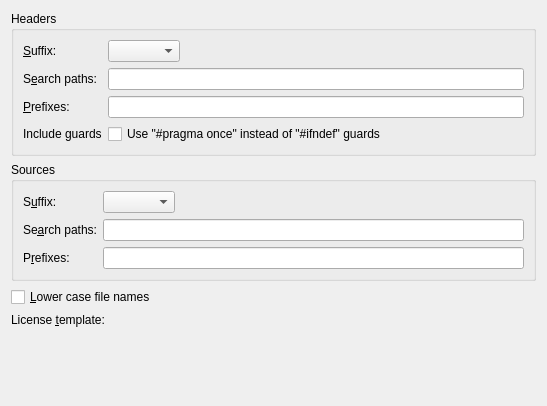
<?xml version="1.0" encoding="UTF-8"?>
<ui version="4.0">
 <class>CppEditor::Internal::CppFileSettingsPage</class>
 <widget class="QWidget" name="CppEditor::Internal::CppFileSettingsPage">
  <property name="geometry">
   <rect>
    <x>0</x>
    <y>0</y>
    <width>547</width>
    <height>406</height>
   </rect>
  </property>
  <layout class="QVBoxLayout" name="verticalLayout">
   <item>
    <widget class="QGroupBox" name="headersGroupBox">
     <property name="sizePolicy">
      <sizepolicy hsizetype="Preferred" vsizetype="Fixed">
       <horstretch>0</horstretch>
       <verstretch>0</verstretch>
      </sizepolicy>
     </property>
     <property name="title">
      <string>Headers</string>
     </property>
     <layout class="QFormLayout" name="formLayout_2">
      <property name="fieldGrowthPolicy">
       <enum>QFormLayout::ExpandingFieldsGrow</enum>
      </property>
      <item row="2" column="0">
       <widget class="QLabel" name="headerSuffixLabel">
        <property name="text">
         <string>&amp;Suffix:</string>
        </property>
        <property name="buddy">
         <cstring>headerSuffixComboBox</cstring>
        </property>
       </widget>
      </item>
      <item row="2" column="1">
       <widget class="QComboBox" name="headerSuffixComboBox">
        <property name="sizePolicy">
         <sizepolicy hsizetype="Fixed" vsizetype="Fixed">
          <horstretch>0</horstretch>
          <verstretch>0</verstretch>
         </sizepolicy>
        </property>
       </widget>
      </item>
      <item row="3" column="0">
       <widget class="QLabel" name="headerSearchPathsLabel">
        <property name="text">
         <string>S&amp;earch paths:</string>
        </property>
        <property name="buddy">
         <cstring>headerSearchPathsEdit</cstring>
        </property>
       </widget>
      </item>
      <item row="3" column="1">
       <widget class="QLineEdit" name="headerSearchPathsEdit">
        <property name="toolTip">
         <string>Comma-separated list of header paths.

Paths can be absolute or relative to the directory of the current open document.

These paths are used in addition to current directory on Switch Header/Source.</string>
        </property>
       </widget>
      </item>
      <item row="5" column="0">
       <widget class="QLabel" name="headerPrefixesLabel">
        <property name="text">
         <string>&amp;Prefixes:</string>
        </property>
        <property name="buddy">
         <cstring>headerSearchPathsEdit</cstring>
        </property>
       </widget>
      </item>
      <item row="5" column="1">
       <widget class="QLineEdit" name="headerPrefixesEdit">
        <property name="toolTip">
         <string>Comma-separated list of header prefixes.

These prefixes are used in addition to current file name on Switch Header/Source.</string>
        </property>
       </widget>
      </item>
      <item row="7" column="0">
       <widget class="QLabel" name="headerPragmaOnceLabel">
        <property name="toolTip">
         <string/>
        </property>
        <property name="text">
         <string>Include guards</string>
        </property>
       </widget>
      </item>
      <item row="7" column="1">
       <widget class="QCheckBox" name="headerPragmaOnceCheckBox">
        <property name="toolTip">
         <string>Uses &quot;#pragma once&quot; instead of &quot;#ifndef&quot; include guards.</string>
        </property>
        <property name="text">
         <string>Use &quot;#pragma once&quot; instead of &quot;#ifndef&quot; guards</string>
        </property>
       </widget>
      </item>
     </layout>
    </widget>
   </item>
   <item>
    <widget class="QGroupBox" name="sourcesGroupBox">
     <property name="sizePolicy">
      <sizepolicy hsizetype="Preferred" vsizetype="Fixed">
       <horstretch>0</horstretch>
       <verstretch>0</verstretch>
      </sizepolicy>
     </property>
     <property name="title">
      <string>Sources</string>
     </property>
     <layout class="QFormLayout" name="formLayout_3">
      <property name="fieldGrowthPolicy">
       <enum>QFormLayout::ExpandingFieldsGrow</enum>
      </property>
      <item row="3" column="0">
       <widget class="QLabel" name="sourceSuffixLabel">
        <property name="text">
         <string>S&amp;uffix:</string>
        </property>
        <property name="buddy">
         <cstring>sourceSuffixComboBox</cstring>
        </property>
       </widget>
      </item>
      <item row="3" column="1">
       <widget class="QComboBox" name="sourceSuffixComboBox">
        <property name="sizePolicy">
         <sizepolicy hsizetype="Fixed" vsizetype="Fixed">
          <horstretch>0</horstretch>
          <verstretch>0</verstretch>
         </sizepolicy>
        </property>
       </widget>
      </item>
      <item row="4" column="0">
       <widget class="QLabel" name="sourceSearchPathsLabel">
        <property name="text">
         <string>Se&amp;arch paths:</string>
        </property>
        <property name="buddy">
         <cstring>sourceSearchPathsEdit</cstring>
        </property>
       </widget>
      </item>
      <item row="4" column="1">
       <widget class="QLineEdit" name="sourceSearchPathsEdit">
        <property name="toolTip">
         <string>Comma-separated list of source paths.

Paths can be absolute or relative to the directory of the current open document.

These paths are used in addition to current directory on Switch Header/Source.</string>
        </property>
       </widget>
      </item>
      <item row="5" column="0">
       <widget class="QLabel" name="sourcePrefixesLabel">
        <property name="text">
         <string>P&amp;refixes:</string>
        </property>
        <property name="buddy">
         <cstring>sourceSearchPathsEdit</cstring>
        </property>
       </widget>
      </item>
      <item row="5" column="1">
       <widget class="QLineEdit" name="sourcePrefixesEdit">
        <property name="toolTip">
         <string>Comma-separated list of source prefixes.

These prefixes are used in addition to current file name on Switch Header/Source.</string>
        </property>
       </widget>
      </item>
     </layout>
    </widget>
   </item>
   <item>
    <widget class="QCheckBox" name="lowerCaseFileNamesCheckBox">
     <property name="text">
      <string>&amp;Lower case file names</string>
     </property>
    </widget>
   </item>
   <item>
    <layout class="QHBoxLayout" name="horizontalLayout">
     <item>
      <widget class="QLabel" name="licenseTemplateLabel">
       <property name="text">
        <string>License &amp;template:</string>
       </property>
       <property name="buddy">
        <cstring>licenseTemplatePathChooser</cstring>
       </property>
      </widget>
     </item>
     <item>
      <widget class="Utils::PathChooser" name="licenseTemplatePathChooser" native="true"/>
     </item>
    </layout>
   </item>
   <item>
    <spacer name="verticalSpacer">
     <property name="orientation">
      <enum>Qt::Vertical</enum>
     </property>
     <property name="sizeHint" stdset="0">
      <size>
       <width>0</width>
       <height>20</height>
      </size>
     </property>
    </spacer>
   </item>
  </layout>
 </widget>
 <customwidgets>
  <customwidget>
   <class>Utils::PathChooser</class>
   <extends>QWidget</extends>
   <header location="global">utils/pathchooser.hpp</header>
   <container>1</container>
   <slots>
    <signal>editingFinished()</signal>
    <signal>browsingFinished()</signal>
   </slots>
  </customwidget>
 </customwidgets>
 <tabstops>
  <tabstop>headerSuffixComboBox</tabstop>
  <tabstop>headerSearchPathsEdit</tabstop>
  <tabstop>headerPrefixesEdit</tabstop>
  <tabstop>sourceSuffixComboBox</tabstop>
  <tabstop>sourceSearchPathsEdit</tabstop>
  <tabstop>sourcePrefixesEdit</tabstop>
  <tabstop>lowerCaseFileNamesCheckBox</tabstop>
 </tabstops>
 <resources/>
 <connections/>
</ui>
